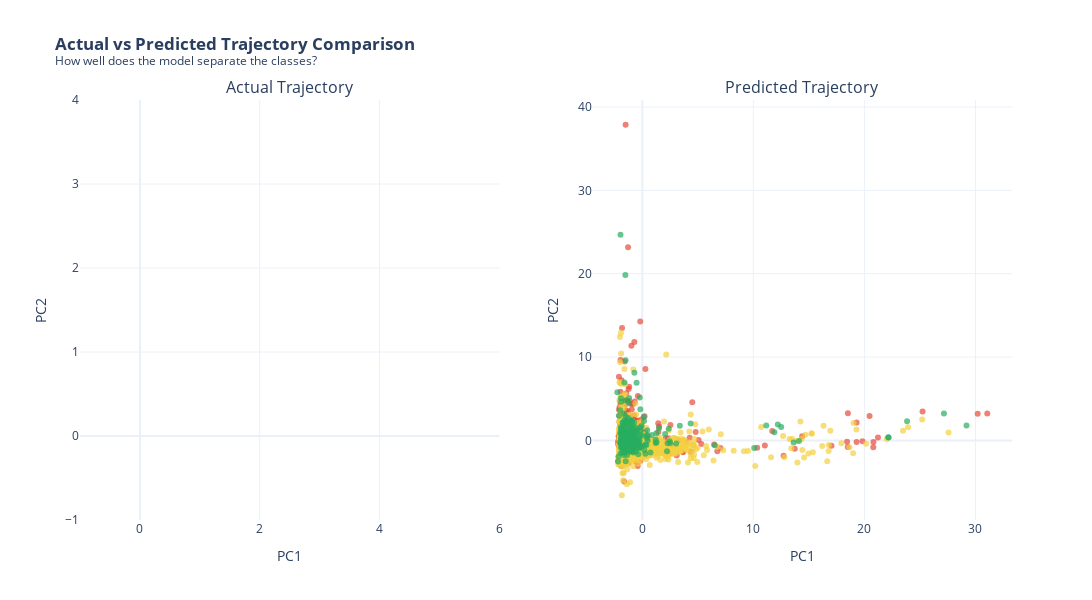

The code cell stored with this chart in its notebook:
### Markdown cell above
## 8. Side-by-Side: Actual vs Predicted

Compare how the model's predictions align with actual trajectories.

### Code cell
# Create side-by-side subplots
fig_compare = make_subplots(
    rows=1, cols=2,
    subplot_titles=('Actual Trajectory', 'Predicted Trajectory'),
    horizontal_spacing=0.1
)

# Order for consistent coloring
trajectory_order = ['Declining', 'Stable', 'Improving']

# LEFT: Actual trajectory
for label in trajectory_order:
    mask = df['Actual_Label'] == label
    fig_compare.add_trace(
        go.Scatter(
            x=df.loc[mask, 'PC1'],
            y=df.loc[mask, 'PC2'],
            mode='markers',
            marker=dict(size=6, color=color_map[label], opacity=0.7),
            name=f'{label} (Actual)',
            legendgroup=label,
            showlegend=True,
            hovertemplate=df.loc[mask, 'Institution_Name'] + '<br>Actual: ' + label + '<extra></extra>'
        ),
        row=1, col=1
    )

# RIGHT: Predicted trajectory
for label in trajectory_order:
    mask = df['Predicted_Label'] == label
    fig_compare.add_trace(
        go.Scatter(
            x=df.loc[mask, 'PC1'],
            y=df.loc[mask, 'PC2'],
            mode='markers',
            marker=dict(size=6, color=color_map[label], opacity=0.7),
            name=f'{label} (Predicted)',
            legendgroup=label,
            showlegend=False,
            hovertemplate=df.loc[mask, 'Institution_Name'] + '<br>Predicted: ' + label + '<extra></extra>'
        ),
        row=1, col=2
    )

# Layout
fig_compare.update_layout(
    title='<b>Actual vs Predicted Trajectory Comparison</b><br><sup>How well does the model separate the classes?</sup>',
    width=1200,
    height=600,
    template='plotly_white',
    legend=dict(yanchor='top', y=0.99, xanchor='left', x=1.02)
)

fig_compare.update_xaxes(title_text='PC1', row=1, col=1)
fig_compare.update_xaxes(title_text='PC1', row=1, col=2)
fig_compare.update_yaxes(title_text='PC2', row=1, col=1)
fig_compare.update_yaxes(title_text='PC2', row=1, col=2)

fig_compare.show()

### Figure 1 — Plotly figure (JSON) as saved in the notebook; plotly's stock layout.template omitted (floating-point values rounded to 4 significant figures; data arrays with more than 128 entries replaced by an {"elided": "..."} marker saying what was removed)
{"data": [{"hovertemplate": [], "legendgroup": "Declining", "marker": {"color": "#E74C3C", "opacity": 0.7, "size": 6}, "mode": "markers", "name": "Declining (Actual)", "showlegend": true, "type": "scatter", "x": [], "xaxis": "x", "y": [], "yaxis": "y"}, {"hovertemplate": [], "legendgroup": "Stable", "marker": {"color": "#F4D03F", "opacity": 0.7, "size": 6}, "mode": "markers", "name": "Stable (Actual)", "showlegend": true, "type": "scatter", "x": [], "xaxis": "x", "y": [], "yaxis": "y"}, {"hovertemplate": [], "legendgroup": "Improving", "marker": {"color": "#27AE60", "opacity": 0.7, "size": 6}, "mode": "markers", "name": "Improving (Actual)", "showlegend": true, "type": "scatter", "x": [], "xaxis": "x", "y": [], "yaxis": "y"}, {"hovertemplate": {"elided": "520 str values"}, "legendgroup": "Declining", "marker": {"color": "#E74C3C", "opacity": 0.7, "size": 6}, "mode": "markers", "name": "Declining (Predicted)", "showlegend": false, "type": "scatter", "x": {"elided": "520 float values"}, "xaxis": "x2", "y": {"elided": "520 float values"}, "yaxis": "y2"}, {"hovertemplate": {"elided": "947 str values"}, "legendgroup": "Stable", "marker": {"color": "#F4D03F", "opacity": 0.7, "size": 6}, "mode": "markers", "name": "Stable (Predicted)", "showlegend": false, "type": "scatter", "x": {"elided": "947 float values"}, "xaxis": "x2", "y": {"elided": "947 float values"}, "yaxis": "y2"}, {"hovertemplate": {"elided": "255 str values"}, "legendgroup": "Improving", "marker": {"color": "#27AE60", "opacity": 0.7, "size": 6}, "mode": "markers", "name": "Improving (Predicted)", "showlegend": false, "type": "scatter", "x": {"elided": "255 float values"}, "xaxis": "x2", "y": {"elided": "255 float values"}, "yaxis": "y2"}], "layout": {"annotations": [{"font": {"size": 16}, "showarrow": false, "text": "Actual Trajectory", "x": 0.225, "xanchor": "center", "xref": "paper", "y": 1, "yanchor": "bottom", "yref": "paper"}, {"font": {"size": 16}, "showarrow": false, "text": "Predicted Trajectory", "x": 0.775, "xanchor": "center", "xref": "paper", "y": 1, "yanchor": "bottom", "yref": "paper"}], "height": 600, "legend": {"x": 1.02, "xanchor": "left", "y": 0.99, "yanchor": "top"}, "title": {"text": "<b>Actual vs Predicted Trajectory Comparison</b><br><sup>How well does the model separate the classes?</sup>"}, "width": 1200, "xaxis": {"anchor": "y", "domain": [0, 0.45], "title": {"text": "PC1"}}, "xaxis2": {"anchor": "y2", "domain": [0.55, 1], "title": {"text": "PC1"}}, "yaxis": {"anchor": "x", "domain": [0, 1], "title": {"text": "PC2"}}, "yaxis2": {"anchor": "x2", "domain": [0, 1], "title": {"text": "PC2"}}}}
